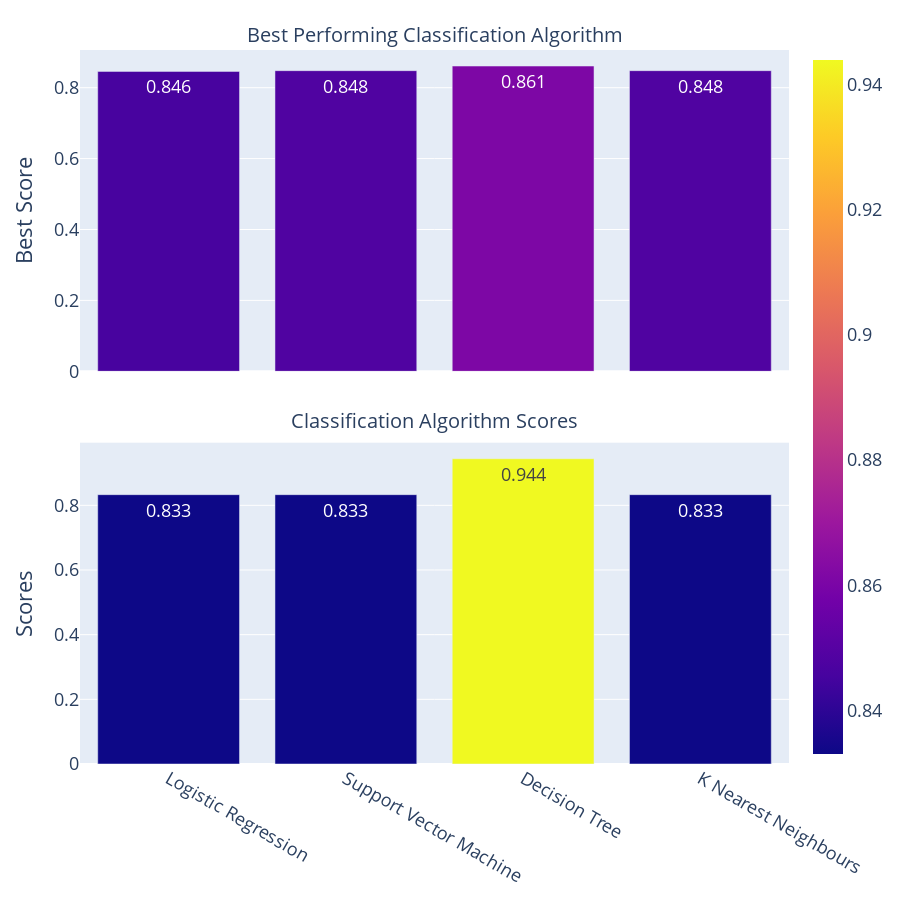

The notebook cell saved with this chart:
### Code cell
import plotly.express as px
from plotly.subplots import make_subplots
import plotly.graph_objects as go
# Create subplots - 1 column, 2 rows, sharing X-axis
fig = make_subplots(rows=2, cols=1, shared_xaxes=True, 
                    subplot_titles=("Best Performing Classification Algorithm", 
                                    "Classification Algorithm Scores"),
                    vertical_spacing=0.1)  # Reduce space between subplots

# First bar plot - best_scores
bar1 = px.bar(x=algorithms, y=best_scores, color=best_scores, 
              labels={'x':'Algorithms', 'y':'Best Score'},
              color_continuous_scale='Viridis', text=best_scores)
for trace in bar1['data']:
    fig.add_trace(trace, row=1, col=1)

# Second bar plot - scores
bar2 = px.bar(x=algorithms, y=scores, color=scores, 
              labels={'x':'Algorithms', 'y':'Scores'},
              color_continuous_scale='Viridis', text=scores)
for trace in bar2['data']:
    fig.add_trace(trace, row=2, col=1)





# Update y-axis titles
fig.update_yaxes(title_text="Best Score", row=1, col=1)
fig.update_yaxes(title_text="Scores", row=2, col=1)

# Update color bar
fig.update_coloraxes(colorbar_title_font=dict(size=18),
                     colorbar_tickfont=dict(size=18))

# Reduce space between the plots by adjusting margins
fig.update_layout(margin=dict(t=50, b=50))
fig.update_layout(
    width=900, height=900, 
    title_font=dict(size=34),
    font=dict(size=18),
    xaxis_tickangle=-45  # Rotate x-axis labels for better readability
)


# Increase subplot title font size
fig.update_layout(
    annotations=[
        dict(text="Best Performing Classification Algorithm", 
             x=0.5, y=1, xref="paper", yref="paper", 
             showarrow=False, font=dict(size=20)),  # Increased font size
        dict(text="Classification Algorithm Scores", 
             x=0.5, y=0.46, xref="paper", yref="paper", 
             showarrow=False, font=dict(size=20))  # Increased font size
    ]
)
# Display the plot

fig.write_html("animacion_plotly.html")
fig.show()

### Figure 1 — Plotly figure (JSON) as saved in the notebook; plotly's stock layout.template omitted (floating-point values rounded to 4 significant figures)
{"data": [{"alignmentgroup": "True", "hovertemplate": "Algorithms=%{x}<br>Best Score=%{y}<br>text=%{text}<br>color=%{marker.color}<extra></extra>", "legendgroup": "", "marker": {"color": [0.846, 0.848, 0.861, 0.848], "coloraxis": "coloraxis", "pattern": {"shape": ""}}, "name": "", "offsetgroup": "", "orientation": "v", "showlegend": false, "text": [0.846, 0.848, 0.861, 0.848], "textposition": "auto", "type": "bar", "x": ["Logistic Regression", "Support Vector Machine", "Decision Tree", "K Nearest Neighbours"], "xaxis": "x", "y": [0.846, 0.848, 0.861, 0.848], "yaxis": "y"}, {"alignmentgroup": "True", "hovertemplate": "Algorithms=%{x}<br>Scores=%{y}<br>text=%{text}<br>color=%{marker.color}<extra></extra>", "legendgroup": "", "marker": {"color": [0.833, 0.833, 0.944, 0.833], "coloraxis": "coloraxis", "pattern": {"shape": ""}}, "name": "", "offsetgroup": "", "orientation": "v", "showlegend": false, "text": [0.833, 0.833, 0.944, 0.833], "textposition": "auto", "type": "bar", "x": ["Logistic Regression", "Support Vector Machine", "Decision Tree", "K Nearest Neighbours"], "xaxis": "x2", "y": [0.833, 0.833, 0.944, 0.833], "yaxis": "y2"}], "layout": {"annotations": [{"font": {"size": 20}, "showarrow": false, "text": "Best Performing Classification Algorithm", "x": 0.5, "xanchor": "center", "xref": "paper", "y": 1, "yanchor": "bottom", "yref": "paper"}, {"font": {"size": 20}, "showarrow": false, "text": "Classification Algorithm Scores", "x": 0.5, "xanchor": "center", "xref": "paper", "y": 0.46, "yanchor": "bottom", "yref": "paper"}], "coloraxis": {"colorbar": {"tickfont": {"size": 18}, "title": {"font": {"size": 18}}}}, "font": {"size": 18}, "height": 900, "margin": {"b": 50, "t": 50}, "title": {"font": {"size": 34}}, "width": 900, "xaxis": {"anchor": "y", "domain": [0, 1], "matches": "x2", "showticklabels": false, "tickangle": -45}, "xaxis2": {"anchor": "y2", "domain": [0, 1]}, "yaxis": {"anchor": "x", "domain": [0.55, 1], "title": {"text": "Best Score"}}, "yaxis2": {"anchor": "x2", "domain": [0, 0.45], "title": {"text": "Scores"}}}}
